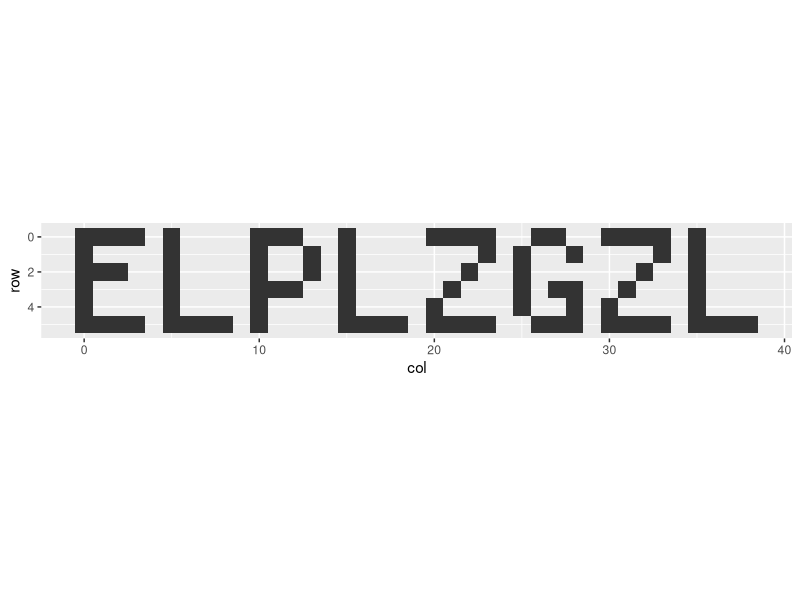

Generate this figure with R:
## --- Day 10: Cathode-Ray Tube ---

## Part 1

library(tidyverse)

input <- read.table("inputs/input-10.txt", fill = TRUE, col.names = c("op", "val"))

cpu <- input |> 
  add_row(op = "init", val = 1, .before = 1) |> 
  mutate(x = accumulate(val, sum, na.rm = TRUE),
         cycle = cumsum(1 + (op == "addx")) -1)

cycles <- c(20, 60, 100, 140, 180, 220)

cpu |> 
  filter(cycle %in% map_dbl(cycles, ~ max(cycle[cycle < .x]))) |> 
  mutate(strenght = cycles * x) |> 
  summarise(sum(strenght))


## Part 2
cpu |> 
  complete(cycle = full_seq(cycle, 1)) |> 
  fill(x) |> 
  mutate(row = cycle %/% 40, col = cycle %% 40) |> 
  filter(abs(col - x) <= 1) |> 
  ggplot(aes(col, row)) +
  geom_tile() +
  scale_y_reverse() +
  coord_fixed()
